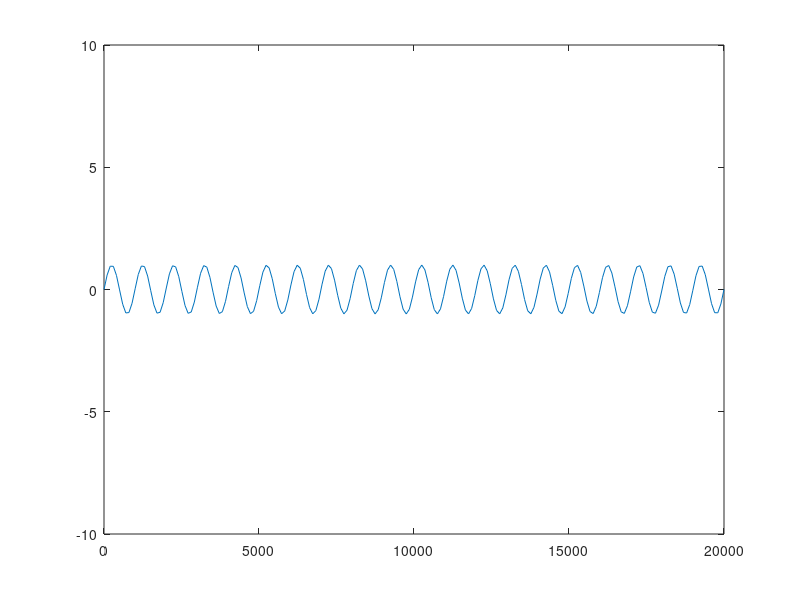
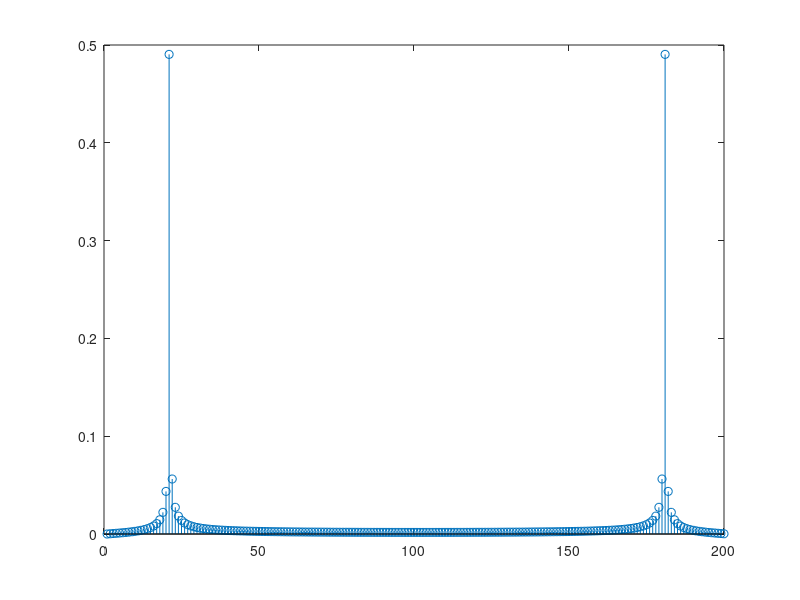
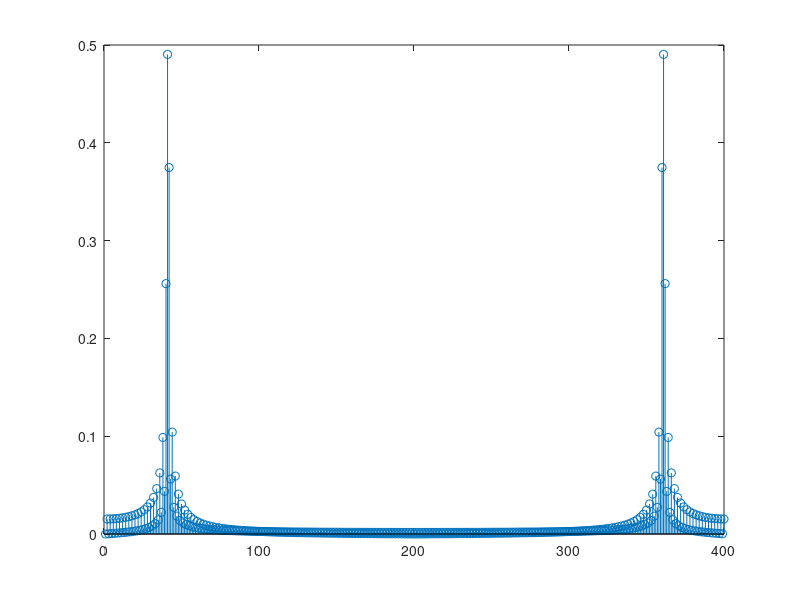

Write the MATLAB code that produced these figures, in order. (Note: this script raises an error after producing the figures.)
clear all;
close all;

%{
*************************************************************************
Qu1
*************************************************************************

Since this lowpass signal is bandlimited to 40Hz, is satisfies the Nyquist
frequency (fs/2 > B) where fs is the samle rate and B is the highest
frequency band
therefore:
    fs/2 > B    =>     100/2 > 40  =>    50 > 40    =>  True

since the Nyquist equation is satisfied, there will be no alising. However
since this is a band limited signal

Using the equation for the analysis frequency:
   fa = k * fs / N

we get X(50) = 50 * 100 / 400 = 12.5

%}

f0 =40;
fs = 100;
N = 200;
ts = 1/fs;
t = linspace(0, N/ts , N );
x = sin(2*pi*f0*t);

figure(1)
plot(t,x);
ylim([-10,10])

ft = (1/N)* fft(x);

figure(2)
stem(abs(ft))

% add zero padding
x_zeroed = [x, zeros(size(x))];
ft_zeroed = 1/N * fft(x_zeroed);
figure(3)
stem(abs(ft_zeroed))

N_padded = length(x_zeroed);
f_a = zeros(1,N_padded);
for n = 0:N-1
    f_a(n+1) = (n * fs)/N_padded;       % analysis freq.
end

% find analysis frequency for X(50)
X_50 = f_a(51);     % 12.5Hz



%{
*************************************************************************
Qu2

All signals have peaks around 852Hz and 1209Hz, as expected
However the Blackman has performed worst since it has mutiple data points
around the peak, showing signs of leakage. Blackman also has a shallower
trough between the two peaks compared to both rectangular/Hamming - i.e.
hte difference between the peaks and the local minima between the peaks is
less with the Blackman

Rectangular and Hamming though both have more distinct peaks close to 852Hz
and 1209Hz. Either of these would be suitable. Blackman in this case would
not be.

It should be noted that the maximum db magnitudes for all functions are not
exactly 852Hz and 1209Hz, e.g. the value is 844Hz on the first peak. This
could be due to some leakage given that freqencies are close and therefore
hard to distingish.
*************************************************************************
%}

clear all;
close all

% set up the signal and sample time arrays
Fs = 8000 ; 
t = (0:7999)/Fs; 
sig1 = sin(2*pi*852*t);
sig2 = sin(2*pi*1209*t);
x = sig1 + sig2;    % add the signals together

% create the 3 windowing arrays
% Calculate the Fourier transform using rectangular window
X_rect = fft(x, 256);
X_rect_db = db(abs(X_rect));

% fft with Hamming window
w_hamming = hamming(length(x))';
X_hamming = fft(x.*w_hamming, 256);
X_hamming_db = db(abs(X_hamming));

% fft with Blackman window
w_blackman = blackman(length(x))';
X_blackman = fft(x.*w_blackman, 256);
X_blackman_db = db(abs(X_blackman));

% Plot the results
f = Fs*(0:127)/256;
plot(f, X_rect_db(1:128), 'r', f, X_hamming_db(1:128), 'g', f, X_blackman_db(1:128), 'b');
title('FFT: Windowing Comparison');
xlabel('Frequency (Hz)');
ylabel('Magnitude (dB)');
legend('Rectangular', 'Hamming', 'Blackman');


